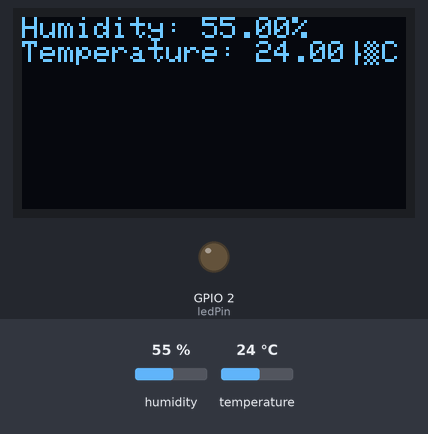
Bench run of a sketch on a simulated ESP32. On the bench: 128×64 one-colour display, output pins drawn as LEDs (lit = HIGH). The test bench sets the inputs (shaded band); at power-on: humidity 55 %, temperature 24 °C. What the sketch prints to the serial monitor is not drawn.

Above: at 3.2 s.
3.3 s: humidity set to 22 %
At 4.5 s:
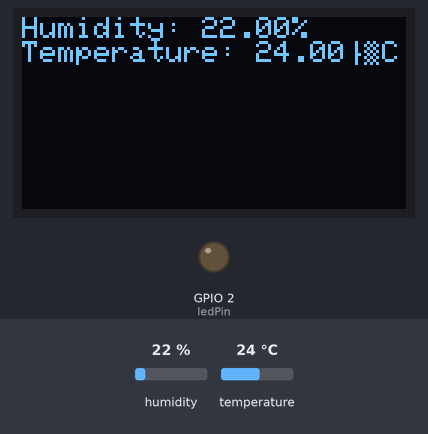
6.1 s: temperature set to 12 °C
At 7.6 s:
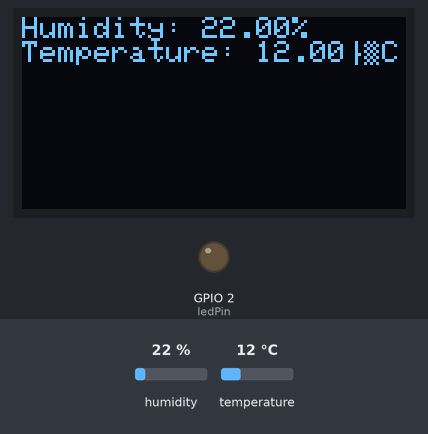
8.9 s: humidity set to 40 %
At 11.3 s:
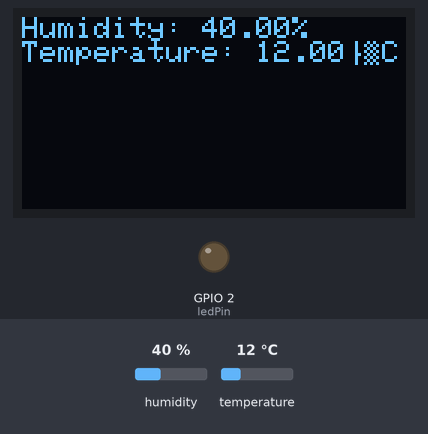
11.9 s: temperature set to 19 °C
Timing chart, 0 to 14.9 s (numbered marks = the images above; inputs shaded):
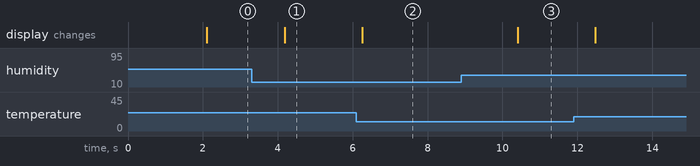

Measured:
- after the input at 3.3 s, the display: changes after 0.88 s (image 1)
- after the input at 6.1 s, the display: changes after 0.15 s (image 2)
- after the input at 8.9 s, the display: changes after 1.5 s (image 3)

The sketch:

esp32-38pin_functionality.ino
```cpp
/*
  this is the source code for the esp32 38-pin functionality of the bank monitoring system. it features:
    - esp32 38pin   - microcontroller
    - dht11 module  - temperature and humidity readings
    - OLED display  - display
    - LED           - status indicators
    - PIR           - detect motion
    - buzzer        - alarm indicator
*/

// libraries
#include "DHT.h"  // DHT11 library
#include <Wire.h>
#include <Adafruit_GFX.h>
#include <Adafruit_SSD1306.h>

// variables
#define DHTPIN 0  // pin for the DHT module
#define DHTTYPE DHT11

// OLED display configuration
#define SCREEN_WIDTH 128
#define SCREEN_HEIGHT 64
#define OLED_RESET -1
#define SCREEN_ADDRESS 0X3C

const int ledPin = 2;  // pin for the LED

// objects
DHT dht(DHTPIN, DHTTYPE);
Adafruit_SSD1306 display(SCREEN_WIDTH, SCREEN_HEIGHT, &Wire, OLED_RESET);

void setup() {
  Serial.begin(9600);

  // initialization of the OLED display
  if (!display.begin(SSD1306_SWITCHCAPVCC, SCREEN_ADDRESS)) {  // Address 0x3D for 128x64
    Serial.println(F("SSD1306 allocation failed"));
    for (;;)
      ;
  }

  display.clearDisplay();
  display.setTextSize(1);
  display.setTextColor(SSD1306_WHITE);
  display.setCursor(0, 0);
  display.println("Initializing display");
  display.display();
  delay(2000);

  pinMode(ledPin, OUTPUT);
  dht.begin(); // initialize the dht11 module
}

void loop() {
  // oled display
  display.clearDisplay();
  display.setTextSize(1);
  display.setTextColor(WHITE);
  display.setCursor(0, 0);

  // dht11 module functionality
  float humidity = dht.readHumidity(); // variable for humidity
  float temperature = dht.readTemperature(); // variable for temperature

  if (isnan(humidity) || isnan(temperature)) {
    Serial.println("Failed to read from DHT sensor!"); // display if dht module reads an invalid value
    display.print("DHT11 module error");
  } else {
    Serial.print("Humidity: "); Serial.print(humidity); Serial.println("%"); // display humidity values on the serial monitor
    display.print("Humidity: "); display.print(humidity); display.println("%"); // display humidity values on the oled display
    Serial.print("Temperature: "); Serial.print(temperature); Serial.println("°C"); // display temperature values on the serial monitor
    display.print("Temperature: "); display.print(temperature); display.println("°C"); // display temperature values on the oled display
  }

  display.display();
  delay(1000);
}
```
